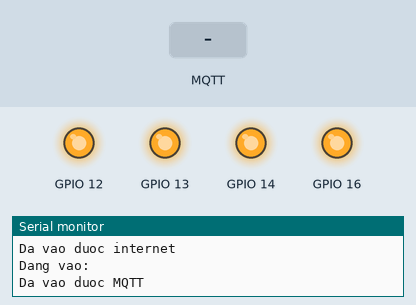
Bench run of a sketch on a simulated ESP8266 (NodeMCU). Parts: output pins drawn as LEDs (lit = HIGH), the last lines printed to the serial monitor. The test bench sets the inputs (shaded band). WiFi joins after 1.5 s; servers stay silent unless stated; no MQTT or app messages arrive unless stated.

Above: at 3.2 s.
3.3 s: MQTT message "1" arrives on the first subscribed topic
At 4.1 s:
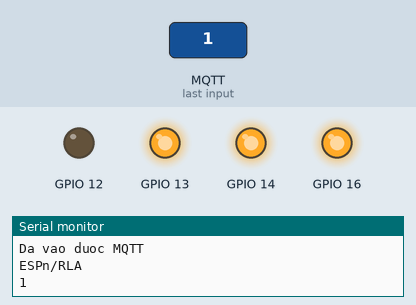
4.8 s: MQTT message "1" arrives on the second subscribed topic
At 5.3 s:
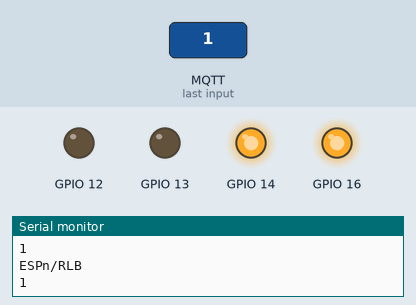
6.3 s: MQTT message "1" arrives on the third subscribed topic
At 7.5 s:
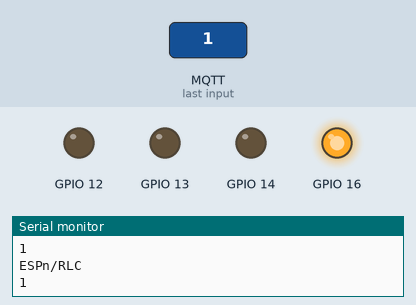
7.8 s: MQTT message "0" arrives on the first subscribed topic
At 8.7 s:
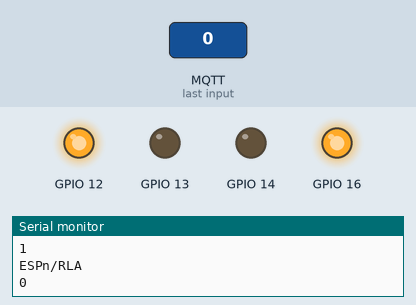
9.3 s: MQTT message "0" arrives on the second subscribed topic
At 9.9 s:
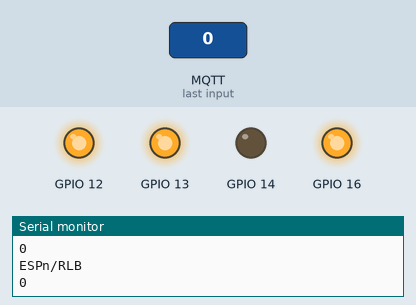
10.8 s: MQTT message "0" arrives on the third subscribed topic
At 12.2 s:
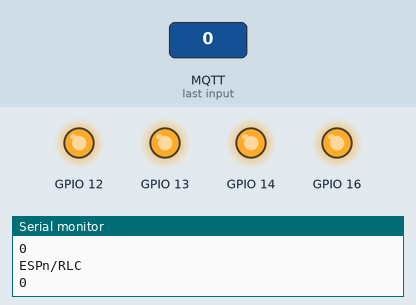
Timing chart, 0 to 13.3 s (numbered marks = the images above; inputs shaded):
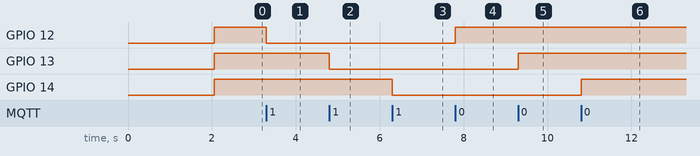

Measured:
- after the input at 3.3 s, GPIO 12: HIGH → LOW at once
- after the input at 4.8 s, GPIO 13: HIGH → LOW at once
- after the input at 6.3 s, GPIO 14: HIGH → LOW at once
- after the input at 7.8 s, GPIO 12: LOW → HIGH at once
- after the input at 9.3 s, GPIO 13: LOW → HIGH at once
- after the input at 10.8 s, GPIO 14: LOW → HIGH at once

The sketch:

esp8266v1.ino
```cpp
#include <ESP8266WiFi.h>
#include <PubSubClient.h>
void nhandl(char * tp, byte * nd, unsigned int length)
{
  String topic(tp);
  String noidung= String((char*)nd);
  noidung.remove(length);

  Serial.println(topic);
  Serial.println(noidung);

  if(topic=="ESPn/RLA")
  {
    if(noidung=="1")
      digitalWrite(12,LOW);
    if(noidung=="0")
      digitalWrite(12,HIGH);
  }

  if(topic=="ESPn/RLB")
  {
    if(noidung=="1")
      digitalWrite(13,LOW);
    if(noidung=="0")
      digitalWrite(13,HIGH);
  }

  if(topic=="ESPn/RLC")
  {
    if(noidung=="1")
      digitalWrite(14,LOW);
    if(noidung=="0")
      digitalWrite(14,HIGH);
  }

  if(topic=="ESPn/RLD")
  {
    if(noidung=="1")
      digitalWrite(16,LOW);
    if(noidung=="0")
      digitalWrite(16,HIGH);
  }
}
WiFiClient c;
PubSubClient MQTT("118.70.184.30", 3389, nhandl, c);
void setup() {
  Serial.begin(9600);
  WiFi.begin("GFD Office Network", "gfd@1352468");
  while (1)
  {
    delay(100);
    if (WiFi.status() == WL_CONNECTED)
      break;
  }
  Serial.println("Da vao duoc internet");
  while (1)
  {
    delay(500);
    Serial.println("Dang vao:");
    if (MQTT.connect("ESP"))
      break;
  }
  Serial.println("Da vao duoc MQTT");
  MQTT.publish("test", "gui du lieu thu");
  MQTT.subscribe("ESPn/RLA");
  MQTT.subscribe("ESPn/RLB");
  MQTT.subscribe("ESPn/RLC");
  MQTT.subscribe("ESPn/RLD");

  pinMode(12,OUTPUT);
  pinMode(13,OUTPUT);
  pinMode(14,OUTPUT);
  pinMode(16,OUTPUT);

  digitalWrite(12,HIGH);
  digitalWrite(13,HIGH);
  digitalWrite(14,HIGH);
  digitalWrite(16,HIGH);

}

void loop() {
  MQTT.loop();
  MQTT.publish("ESPg/RLA", String(!digitalRead(12)).c_str());
  MQTT.publish("ESPg/RLB", String(!digitalRead(13)).c_str());
  MQTT.publish("ESPg/RLC", String(!digitalRead(14)).c_str());
  MQTT.publish("ESPg/RLD", String(!digitalRead(16)).c_str());
}
```
